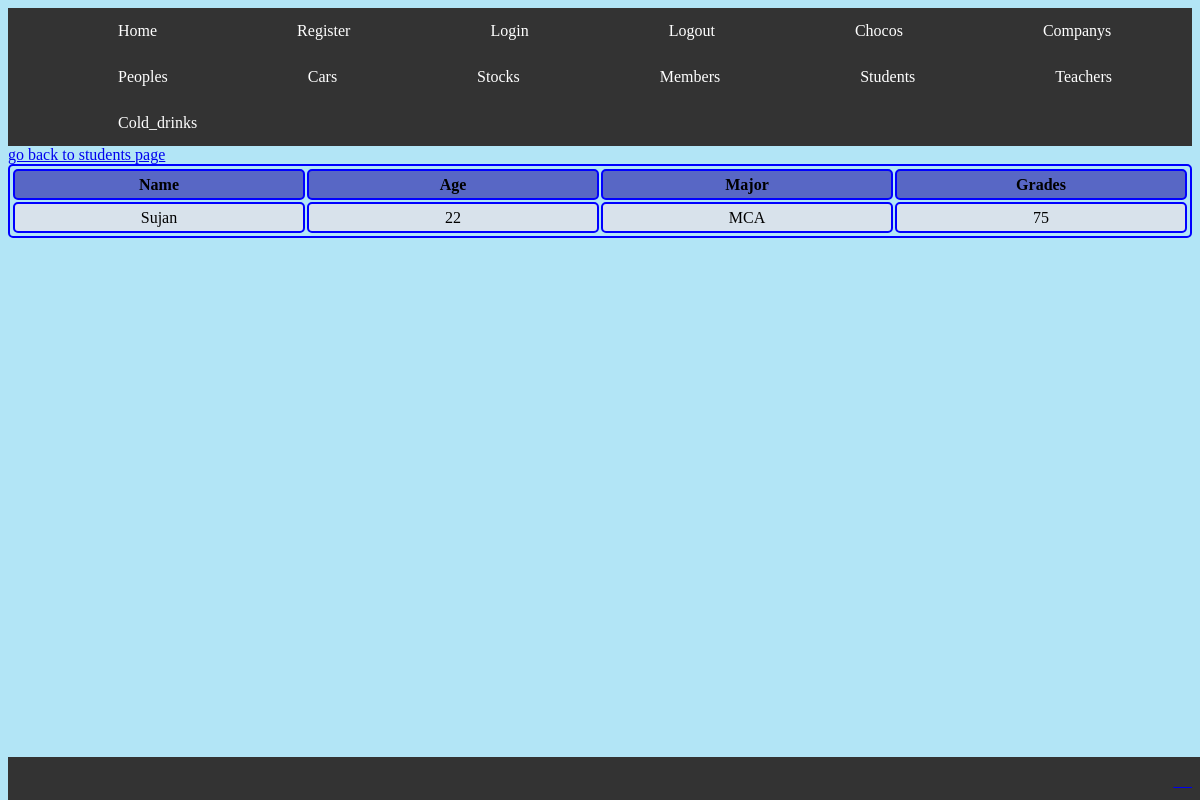
The page /user/get-student/1 on the database its author committed.
### playground/models.py (models this page shows)
class Students(models.Model):
    name = models.CharField(max_length=255, default="none")
    age = models.IntegerField(max_length=255, default="none")
    major = models.CharField(max_length=255, default="none")
    grades = models.IntegerField(max_length=255, default="none")

### playground/views.py (the view)
# urls.py: path("get-student/<int:id>", views.get_student, name="st_name"),
def get_student(request, id):
    st_one = Students.objects.get(id=id)
    print(st_one)
    return render(request, "st_detail.html", {"student": st_one})

### playground/templates/st_detail.html (shortened to what this page needs)
{% load static %}
<!DOCTYPE html>
<html>
<head>
</head>
<link rel="stylesheet" href={% static 'templates.css' %}>
{% include 'header.html' %}
<body>
    <table style="width:100%">
        <thead>
            <tr>
                <th>Name</th>
                <th>Age</th>
                <th>Major</th>
                <th>Grades</th>
            </tr>
        </thead>
        <tbody>
            <tr>
                <td>
                    {{student.name}}
                </td>
                <td>
                    {{student.age}}
                </td>
                <td>
                    {{student.major}}
                </td>
                <td>
                    {{student.grades}}
                </td>
            </tr>
        </tbody>
        <a href="{% url 'students' %}">go back to students page</a>
          {% include 'footer.html' %}
</body>
</html>

### playground/static/templates.css (style rules this page uses)
th, td { background-color: rgb(216, 226, 235); padding-top: 20px; padding-bottom: 20px; padding-left: 30px; padding-right: 40px; }
th { background-color: rgb(88, 103, 197); }
body { background-color: rgb(178, 229, 246); }
table, th, td { border-radius: 5px; border: 2px solid blue; padding: 1px; width: 200px; height: 25px; text-align: center; }

### rows shown on the page
Students: name "Sujan", age "22", major "MCA", grades "75"
